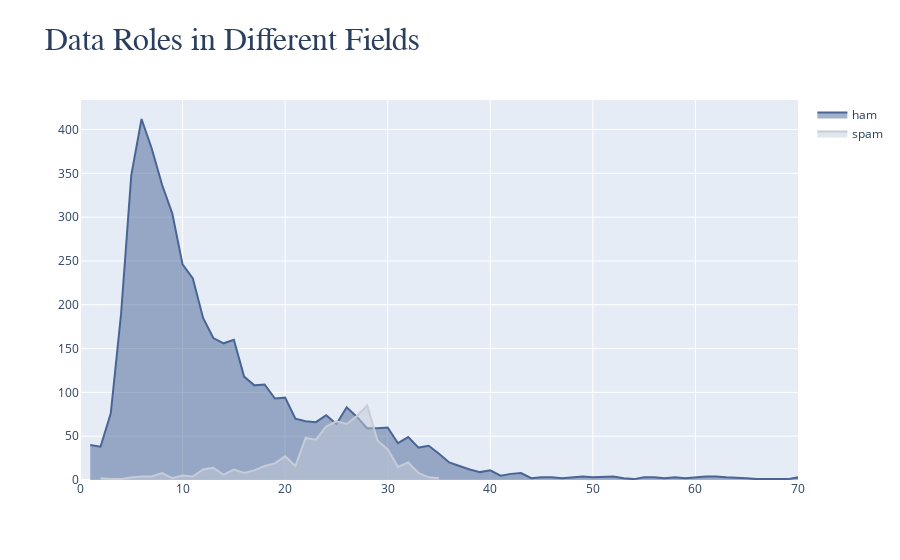

Source (notebook cell):
### Markdown cell above
As we can see, the classes are imbalanced, so we can consider using some kind of resampling. We will study later. Anyway, it doesn't seem to be necessary.

### Code cell
ham_df = df[df['target'] == 'ham']['message_len'].value_counts().sort_index()
spam_df = df[df['target'] == 'spam']['message_len'].value_counts().sort_index()

fig = go.Figure()
fig.add_trace(go.Scatter(
    x=ham_df.index,
    y=ham_df.values,
    name='ham',
    fill='tozeroy',
    marker_color=primary_blue,
))
fig.add_trace(go.Scatter(
    x=spam_df.index,
    y=spam_df.values,
    name='spam',
    fill='tozeroy',
    marker_color=primary_grey,
))
fig.update_layout(
    title='<span style="font-size:32px; font-family:Times New Roman">Data Roles in Different Fields</span>'
)
fig.update_xaxes(range=[0, 70])
fig.show()

### Figure 1 — Plotly figure (JSON) as saved in the notebook; plotly's stock layout.template omitted (floating-point values rounded to 4 significant figures)
{"data": [{"fill": "tozeroy", "marker": {"color": "#496595"}, "name": "ham", "type": "scatter", "x": [1, 2, 3, 4, 5, 6, 7, 8, 9, 10, 11, 12, 13, 14, 15, 16, 17, 18, 19, 20, 21, 22, 23, 24, 25, 26, 27, 28, 29, 30, 31, 32, 33, 34, 35, 36, 37, 38, 39, 40, 41, 42, 43, 44, 45, 46, 47, 48, 49, 50, 52, 53, 54, 55, 56, 57, 58, 59, 60, 61, 62, 63, 65, 66, 69, 70, 71, 72, 73, 76, 77, 80, 88, 89, 95, 96, 99, 119, 121, 125, 162, 171], "y": [40, 38, 76, 189, 348, 412, 378, 337, 304, 246, 230, 185, 162, 156, 160, 118, 108, 109, 93, 94, 70, 67, 66, 74, 64, 83, 72, 59, 59, 60, 42, 49, 37, 39, 30, 20, 16, 12, 9, 11, 5, 7, 8, 2, 3, 3, 2, 3, 4, 3, 4, 2, 1, 3, 3, 2, 3, 2, 3, 4, 4, 3, 2, 1, 1, 3, 1, 2, 3, 1, 2, 1, 1, 1, 1, 2, 1, 1, 1, 2, 1, 1]}, {"fill": "tozeroy", "marker": {"color": "#c6ccd8"}, "name": "spam", "type": "scatter", "x": [2, 3, 4, 5, 6, 7, 8, 9, 10, 11, 12, 13, 14, 15, 16, 17, 18, 19, 20, 21, 22, 23, 24, 25, 26, 27, 28, 29, 30, 31, 32, 33, 34, 35], "y": [2, 1, 1, 3, 4, 4, 8, 2, 5, 4, 12, 14, 6, 12, 8, 11, 16, 19, 27, 16, 48, 46, 61, 67, 64, 73, 85, 45, 35, 15, 20, 8, 3, 2]}], "layout": {"title": {"text": "<span style=\"font-size:32px; font-family:Times New Roman\">Data Roles in Different Fields</span>"}, "xaxis": {"range": [0, 70]}}}
